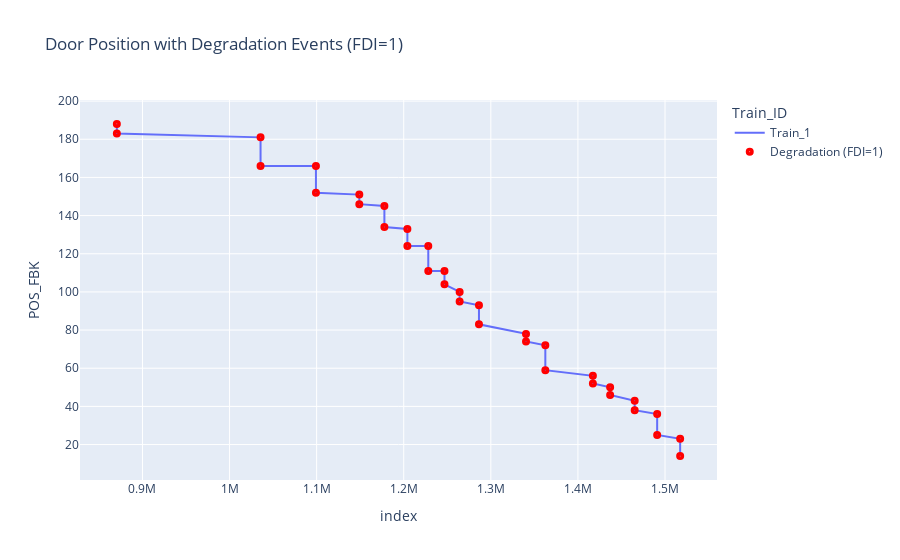

Notebook code for this chart:
### Code cell
# 1. Separate your data into two clean variables
df_full_signal = df_opening_all[df_opening_all['Train_Number'] < 2][::300]
df_full_signal = df_opening_all[(df_opening_all['Train_Number'] == 2) & (df_opening_all['FDI'] == 1)]
df_fdi_events = df_opening_all[(df_opening_all['Train_Number'] == 2) & (df_opening_all['FDI'] == 1)]

# 2. Create the base plot (the full downsampled signal)
plot_line_scatter_FDI(df_full_signal, df_fdi_events, df_full_signal.index, df_fdi_events.index,'POS_FBK')

### Figure 1 — Plotly figure (JSON) as saved in the notebook; plotly's stock layout.template omitted (floating-point values rounded to 4 significant figures)
{"data": [{"customdata": [["Train_1", 1451], ["Train_1", 1452], ["Train_1", 1726], ["Train_1", 1727], ["Train_1", 1832], ["Train_1", 1833], ["Train_1", 1915], ["Train_1", 1916], ["Train_1", 1963], ["Train_1", 1964], ["Train_1", 2007], ["Train_1", 2008], ["Train_1", 2047], ["Train_1", 2048], ["Train_1", 2078], ["Train_1", 2079], ["Train_1", 2107], ["Train_1", 2108], ["Train_1", 2144], ["Train_1", 2145], ["Train_1", 2234], ["Train_1", 2235], ["Train_1", 2271], ["Train_1", 2272], ["Train_1", 2362], ["Train_1", 2363], ["Train_1", 2395], ["Train_1", 2396], ["Train_1", 2442], ["Train_1", 2443], ["Train_1", 2485], ["Train_1", 2486], ["Train_1", 2529], ["Train_1", 2530]], "hovertemplate": "Train_ID=%{customdata[0]}<br>index=%{x}<br>POS_FBK=%{y}<br>Cycle=%{customdata[1]}<extra></extra>", "legendgroup": "Train_1", "line": {"color": "#636efa", "dash": "solid"}, "marker": {"symbol": "circle"}, "mode": "lines", "name": "Train_1", "orientation": "v", "showlegend": true, "type": "scatter", "x": [870599, 870600, 1035599, 1035600, 1099199, 1099200, 1148999, 1149000, 1177799, 1177800, 1204199, 1204200, 1228199, 1228200, 1246799, 1246800, 1264199, 1264200, 1286399, 1286400, 1340399, 1340400, 1362599, 1362600, 1417199, 1417200, 1436999, 1437000, 1465199, 1465200, 1490999, 1491000, 1517399, 1517400], "xaxis": "x", "y": [188, 183, 181, 166, 166, 152, 151, 146, 145, 134, 133, 124, 124, 111, 111, 104, 100, 95, 93, 83, 78, 74, 72, 59, 56, 52, 50, 46, 43, 38, 36, 25, 23, 14], "yaxis": "y"}, {"customdata": [["Train_1", 1451], ["Train_1", 1452], ["Train_1", 1726], ["Train_1", 1727], ["Train_1", 1832], ["Train_1", 1833], ["Train_1", 1915], ["Train_1", 1916], ["Train_1", 1963], ["Train_1", 1964], ["Train_1", 2007], ["Train_1", 2008], ["Train_1", 2047], ["Train_1", 2048], ["Train_1", 2078], ["Train_1", 2079], ["Train_1", 2107], ["Train_1", 2108], ["Train_1", 2144], ["Train_1", 2145], ["Train_1", 2234], ["Train_1", 2235], ["Train_1", 2271], ["Train_1", 2272], ["Train_1", 2362], ["Train_1", 2363], ["Train_1", 2395], ["Train_1", 2396], ["Train_1", 2442], ["Train_1", 2443], ["Train_1", 2485], ["Train_1", 2486], ["Train_1", 2529], ["Train_1", 2530]], "hovertemplate": "Train_ID: %{customdata[0]}<br>Cycle: %{customdata[1]}<br>POS_FBK: %{y}<extra></extra>", "marker": {"color": "red", "size": 8, "symbol": "circle-dot"}, "mode": "markers", "name": "Degradation (FDI=1)", "type": "scatter", "x": [870599, 870600, 1035599, 1035600, 1099199, 1099200, 1148999, 1149000, 1177799, 1177800, 1204199, 1204200, 1228199, 1228200, 1246799, 1246800, 1264199, 1264200, 1286399, 1286400, 1340399, 1340400, 1362599, 1362600, 1417199, 1417200, 1436999, 1437000, 1465199, 1465200, 1490999, 1491000, 1517399, 1517400], "y": [188, 183, 181, 166, 166, 152, 151, 146, 145, 134, 133, 124, 124, 111, 111, 104, 100, 95, 93, 83, 78, 74, 72, 59, 56, 52, 50, 46, 43, 38, 36, 25, 23, 14]}], "layout": {"legend": {"title": {"text": "Train_ID"}, "tracegroupgap": 0}, "title": {"text": "Door Position with Degradation Events (FDI=1)"}, "xaxis": {"anchor": "y", "domain": [0, 1], "title": {"text": "index"}}, "yaxis": {"anchor": "x", "domain": [0, 1], "title": {"text": "POS_FBK"}}}}
